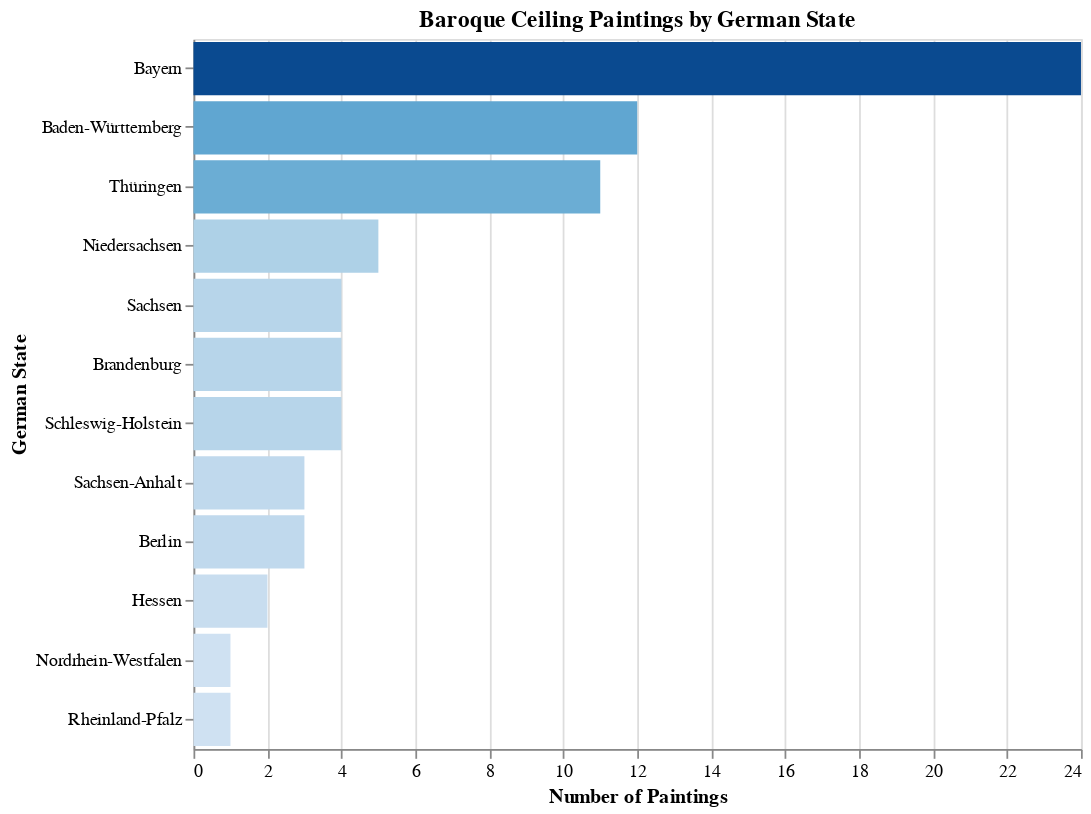

The notebook cell this image was saved under:
### Markdown cell above
---
# Analysis Queries

Now that the database is loaded, we can run analytical queries using DuckDB SQL with Polars DataFrames as output.

### Code cell
# =============================================================================
# CELL 9: Geographic Analysis - Paintings by German State
# =============================================================================

print("🗺️ GEOGRAPHIC DISTRIBUTION")
print("=" * 60)

geo_df = con.execute("""
    SELECT 
        location_state,
        COUNT(*) as painting_count,
        COUNT(DISTINCT building_id) as building_count,
        MIN(year_start) as earliest,
        MAX(year_end) as latest,
        ROUND(AVG(year_start), 0) as avg_year
    FROM paintings
    WHERE location_state IS NOT NULL
    GROUP BY location_state
    ORDER BY painting_count DESC
""").pl()

print(geo_df)

# Visualization
if len(geo_df) > 0:
    chart = alt.Chart(geo_df.to_pandas()).mark_bar().encode(
        x=alt.X('painting_count:Q', title='Number of Paintings'),
        y=alt.Y('location_state:N', sort='-x', title='German State'),
        color=alt.Color('painting_count:Q', scale=alt.Scale(scheme='blues'), legend=None),
        tooltip=['location_state', 'painting_count', 'building_count', 'earliest', 'latest']
    ).properties(
        title='Baroque Ceiling Paintings by German State',
        width=500,
        height=400
    )
    ipython_display(chart)

### Figure 1 — Vega-Lite specification as saved in the notebook (floating-point values rounded to 4 significant figures)
{"config": {"view": {"continuousWidth": 300, "continuousHeight": 300}}, "data": {"name": "data-ffc8a11ebd8567c90f10b27b65e2f1c1"}, "mark": {"type": "bar"}, "encoding": {"color": {"field": "painting_count", "legend": null, "scale": {"scheme": "blues"}, "type": "quantitative"}, "tooltip": [{"field": "location_state", "type": "nominal"}, {"field": "painting_count", "type": "quantitative"}, {"field": "building_count", "type": "quantitative"}, {"field": "earliest", "type": "quantitative"}, {"field": "latest", "type": "quantitative"}], "x": {"field": "painting_count", "title": "Number of Paintings", "type": "quantitative"}, "y": {"field": "location_state", "sort": "-x", "title": "German State", "type": "nominal"}}, "height": 400, "title": "Baroque Ceiling Paintings by German State", "width": 500, "$schema": "https://vega.github.io/schema/vega-lite/v6.1.0.json", "datasets": {"data-ffc8a11ebd8567c90f10b27b65e2f1c1": [{"location_state": "Bayern", "painting_count": 24, "building_count": 14, "earliest": 1541, "latest": 1757, "avg_year": 1639.0}, {"location_state": "Baden-Württemberg", "painting_count": 12, "building_count": 10, "earliest": 1575, "latest": 1790, "avg_year": 1721.0}, {"location_state": "Thüringen", "painting_count": 11, "building_count": 9, "earliest": 1695, "latest": 1792, "avg_year": 1732.0}, {"location_state": "Niedersachsen", "painting_count": 5, "building_count": 5, "earliest": 1569, "latest": 1777, "avg_year": 1650.0}, {"location_state": "Sachsen", "painting_count": 4, "building_count": 4, "earliest": 1586, "latest": 1699, "avg_year": 1627.0}, {"location_state": "Brandenburg", "painting_count": 4, "building_count": 2, "earliest": 1747, "latest": 1747, "avg_year": 1747.0}, {"location_state": "Schleswig-Holstein", "painting_count": 4, "building_count": 4, "earliest": 1585, "latest": 1765, "avg_year": 1669.0}, {"location_state": "Sachsen-Anhalt", "painting_count": 3, "building_count": 1, "earliest": 1682, "latest": 1714, "avg_year": 1691.0}, {"location_state": "Berlin", "painting_count": 3, "building_count": 2, "earliest": 1680, "latest": 1700, "avg_year": 1683.0}, {"location_state": "Hessen", "painting_count": 2, "building_count": 2, "earliest": 1721, "latest": 1722, "avg_year": 1721.0}, {"location_state": "Nordrhein-Westfalen", "painting_count": 1, "building_count": 1, "earliest": 1713, "latest": 1713, "avg_year": 1713.0}, {"location_state": "Rheinland-Pfalz", "painting_count": 1, "building_count": 1, "earliest": 1785, "latest": 1786, "avg_year": 1785.0}]}}
